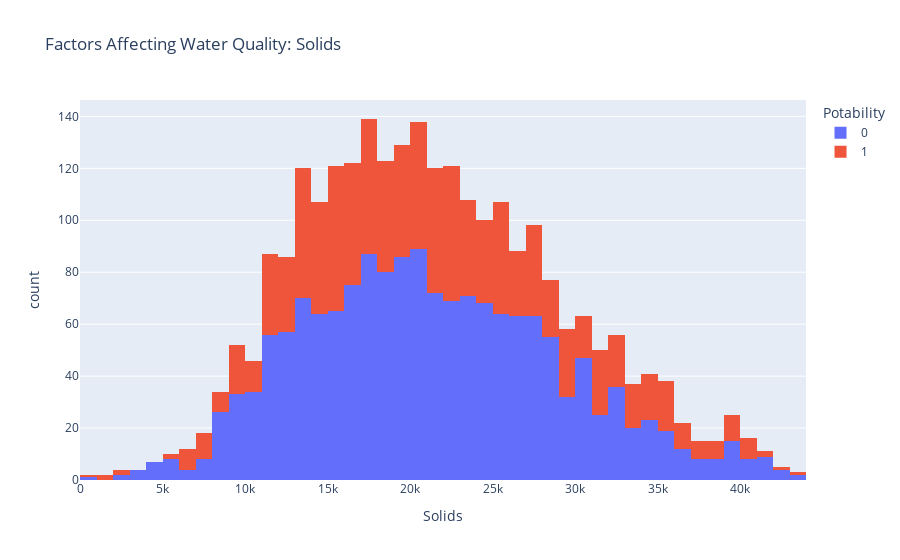

The cell this chart's notebook holds for it:
### Code cell
figure = px.histogram(data, x = "Solids",
                      color = "Potability",
                      title= "Factors Affecting Water Quality: Solids")
figure.show()

### Figure 1 — Plotly figure (JSON) as saved in the notebook; plotly's stock layout.template omitted (floating-point values rounded to 4 significant figures; data arrays with more than 128 entries replaced by an {"elided": "..."} marker saying what was removed)
{"data": [{"alignmentgroup": "True", "bingroup": "x", "hovertemplate": "Potability=0<br>Solids=%{x}<br>count=%{y}<extra></extra>", "legendgroup": "0", "marker": {"color": "#636efa", "pattern": {"shape": ""}}, "name": "0", "offsetgroup": "0", "orientation": "v", "showlegend": true, "type": "histogram", "x": {"elided": "1649 float values"}, "xaxis": "x", "yaxis": "y"}, {"alignmentgroup": "True", "bingroup": "x", "hovertemplate": "Potability=1<br>Solids=%{x}<br>count=%{y}<extra></extra>", "legendgroup": "1", "marker": {"color": "#EF553B", "pattern": {"shape": ""}}, "name": "1", "offsetgroup": "1", "orientation": "v", "showlegend": true, "type": "histogram", "x": {"elided": "988 float values"}, "xaxis": "x", "yaxis": "y"}], "layout": {"barmode": "relative", "legend": {"title": {"text": "Potability"}, "tracegroupgap": 0}, "title": {"text": "Factors Affecting Water Quality: Solids"}, "xaxis": {"anchor": "y", "domain": [0, 1], "title": {"text": "Solids"}}, "yaxis": {"anchor": "x", "domain": [0, 1], "title": {"text": "count"}}}}
